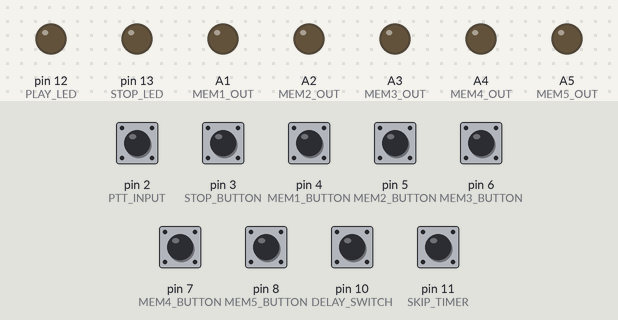
The sketch below on a simulated Arduino Uno, built with avr-gcc and run on an emulated ATmega328P. Parts: output pins drawn as LEDs (lit = HIGH). The inputs (shaded band) are chosen by the test bench; at power-on: pin 2 (PTT_INPUT), pin 3 (STOP_BUTTON), pin 4 (MEM1_BUTTON), pin 5 (MEM2_BUTTON), pin 6 (MEM3_BUTTON), pin 7 (MEM4_BUTTON), pin 8 (MEM5_BUTTON), pin 10 (DELAY_SWITCH), pin 11 (SKIP_TIMER) HIGH.

Above: at 1.2 s.
1.3 s: pin 3 (STOP_BUTTON) pulled LOW for 0.15 s
At 1.47 s:
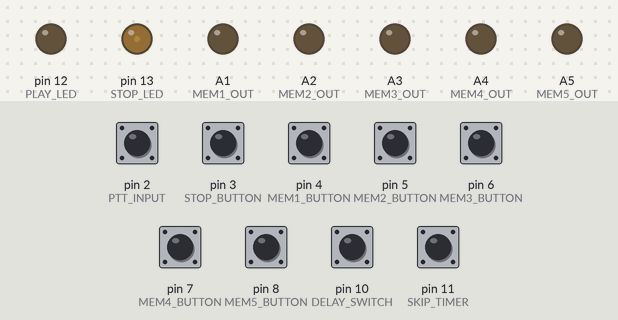
3.0 s: pin 4 (MEM1_BUTTON) pulled LOW for 0.15 s
At 3.9 s:
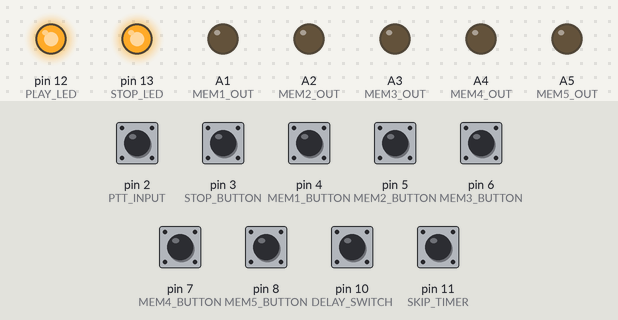
6.1 s: pin 5 (MEM2_BUTTON) pulled LOW for 0.15 s
At 9.16 s:
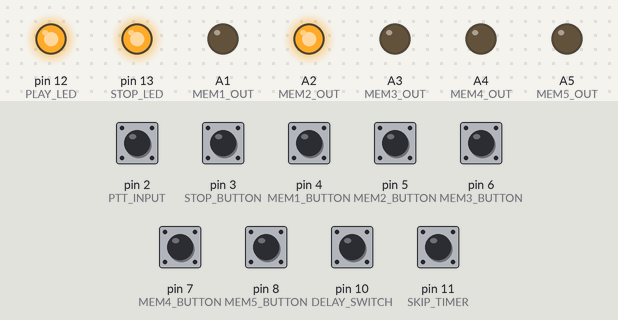
9.2 s: pin 3 (STOP_BUTTON) pulled LOW for 1 s
At 10.0 s:
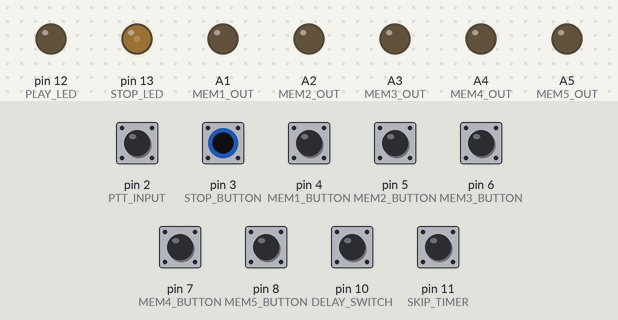
11.7 s: pin 6 (MEM3_BUTTON) pulled LOW for 0.15 s
At 14.76 s:
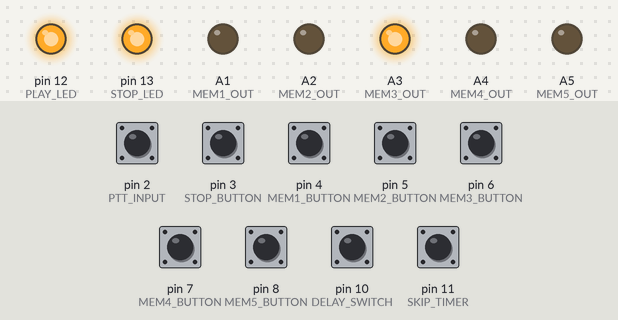
14.8 s: pin 7 (MEM4_BUTTON) pulled LOW for 0.15 s
At 17.86 s:
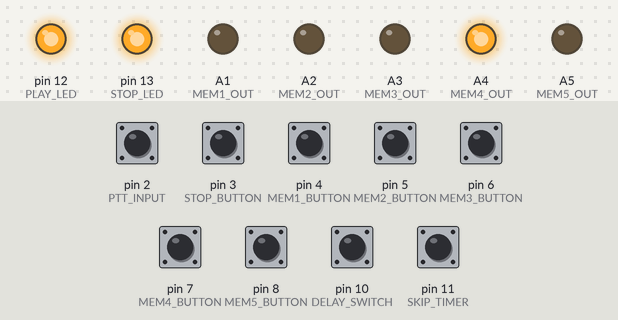
Timing chart, 0 to 18.9 s (numbered marks = the images above; inputs shaded):
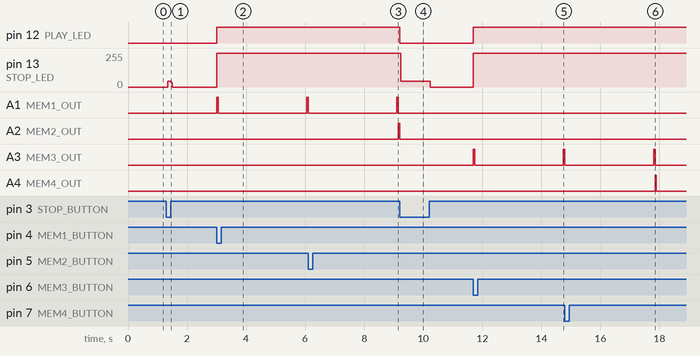

Measured:
- after the input at 1.3 s, pin 13 (STOP_LED): 0/255 → 42/255 at once, → 0/255 0.12 s later
- after the input at 3.0 s, pin 12 (PLAY_LED): LOW → HIGH at once; pin 13 (STOP_LED): 0/255 → 255/255 at once; A1 (MEM1_OUT): LOW → HIGH at once, → LOW 0.05 s later, → HIGH 3.0 s later
- after the input at 6.1 s, A2 (MEM2_OUT): LOW → HIGH after 3.1 s
- after the input at 9.2 s, pin 12 (PLAY_LED): HIGH → LOW at once; pin 13 (STOP_LED): 255/255 → 42/255 at once, → 0/255 1.0 s later
- after the input at 11.7 s, pin 12 (PLAY_LED): LOW → HIGH at once; pin 13 (STOP_LED): 0/255 → 255/255 at once; A3 (MEM3_OUT): LOW → HIGH at once, → LOW 0.05 s later, → HIGH 3.0 s later
- after the input at 14.8 s, A4 (MEM4_OUT): LOW → HIGH after 3.1 s, → LOW 0.05 s later

The sketch:

FH2-yaesu-mem-control.ino
```cpp
/****
 * READ BEFORE USE AND USE AT YOUR OWN RISK
 *
 * This device emulates yaesu FH2 external keyboard MEM buttons as automated voice keyes based on internal voice memories
 *
 * Compatible with every Yaesu RIG which uses TUN/LIN jack and MiniDIN PTT output
 *
 * For proper function disable any LAMP functions in Yaesu radio menu !!!!! For YAESU FT991A set Menu #141 Tuner to anything else but no LAMP
 *
 * See more info to FH2 keyboard emulation: https://github.com/rfrht/RFH-2/blob/master/RFH-2.pdf
 *
 * See included schematic diagram or fritzing sketch
 *
 * VY 73 de Tomas OM5AST
 */

// PTT input - negative logic
#define PTT_INPUT 2 // PTT input from radio

// STOP CQ button - interrupt input - negative logic
#define STOP_BUTTON 3 // STOP button

// Yaesu memory buttons - negative logic
#define MEM1_BUTTON 4 // MEM1 button
#define MEM2_BUTTON 5 // MEM2 button
#define MEM3_BUTTON 6 // MEM3 button
#define MEM4_BUTTON 7 // MEM4 button
#define MEM5_BUTTON 8 // MEM5 button

// delay swhitch - negative logic
#define DELAY_SWITCH 10 // delay 3000 or 5000 ms - if jumper is in then long / if no jumper then short

// skip timer jumper - negative logic - currently not in use
#define SKIP_TIMER 11 // skip timer - behave as normal FH2 keyboard

// Yaesu FH2 simulated output - negative logic
#define MEM1_OUT A1 // MEM1 - 866 OHM
#define MEM2_OUT A2 // MEM2 - 1330 OHM
#define MEM3_OUT A3 // MEM3 - 1820 OHM
#define MEM4_OUT A4 // MEM4 - 2490 OHM
#define MEM5_OUT A5 // MEM5 - 3240 OHM

// PLAY LED
#define PLAY_LED 12 // this LED is on when memory play is in progress

// STOP LED
#define STOP_LED 13 // this LED is on when STOP button has been pressed

// delay between messages - 3000ms
#define DELAY_BETWEEN_MESSAGES_SHORT 3000

// delay between messages - 5000ms
#define DELAY_BETWEEN_MESSAGES_LONG 5000

// initialize vars
bool button1Pressed = false;
bool button2Pressed = false;
bool button3Pressed = false;
bool button4Pressed = false;
bool button5Pressed = false;
bool alreadyStarted1Mem = false;
bool alreadyStarted2Mem = false;
bool alreadyStarted3Mem = false;
bool alreadyStarted4Mem = false;
bool alreadyStarted5Mem = false;

// button states
bool mem1state = HIGH;
bool mem2state = HIGH;
bool mem3state = HIGH;
bool mem4state = HIGH;
bool mem5state = HIGH;

// other states
bool pttState = HIGH;
bool skipTimerState = HIGH;

// delay
int delayTime = 0;

void setup(){

    // set buttons as input with pull-up
    pinMode(MEM1_BUTTON, INPUT_PULLUP);
    pinMode(MEM2_BUTTON, INPUT_PULLUP);
    pinMode(MEM3_BUTTON, INPUT_PULLUP);
    pinMode(MEM4_BUTTON, INPUT_PULLUP);
    pinMode(MEM5_BUTTON, INPUT_PULLUP);

    // set stop button as input with pull-up
    pinMode(STOP_BUTTON, INPUT_PULLUP);

    // set PTT as input with pull-up
    pinMode(PTT_INPUT, INPUT_PULLUP);

    // set delay switch jumper as input with pull-up
    pinMode(DELAY_SWITCH, INPUT_PULLUP);

    // set skip timer jumper as input with pull-up
    pinMode(SKIP_TIMER, INPUT_PULLUP);

    // set mem pins as outputs
    pinMode(MEM1_OUT, OUTPUT);
    pinMode(MEM2_OUT, OUTPUT);
    pinMode(MEM3_OUT, OUTPUT);
    pinMode(MEM4_OUT, OUTPUT);
    pinMode(MEM5_OUT, OUTPUT);

    // LEDs
    pinMode(STOP_LED, OUTPUT);
    pinMode(PLAY_LED, OUTPUT);

    // init buttons with FALSE
    digitalWrite(MEM1_OUT, LOW);
    digitalWrite(MEM2_OUT, LOW);
    digitalWrite(MEM3_OUT, LOW);
    digitalWrite(MEM4_OUT, LOW);
    digitalWrite(MEM5_OUT, LOW);

    // init LEDs
    digitalWrite(PLAY_LED, LOW);
    digitalWrite(STOP_LED, LOW);

    // assign STOP button interrupt
    attachInterrupt(digitalPinToInterrupt(STOP_BUTTON), stopButtonPressed, LOW);

    // check for delay setup on startup
    delayTime = (digitalRead(DELAY_SWITCH) ? DELAY_BETWEEN_MESSAGES_SHORT : DELAY_BETWEEN_MESSAGES_LONG);
 }

void loop() {

  // read buttons
  mem1state = digitalRead(MEM1_BUTTON);
  mem2state = digitalRead(MEM2_BUTTON);
  mem3state = digitalRead(MEM3_BUTTON);
  mem4state = digitalRead(MEM4_BUTTON);
  mem5state = digitalRead(MEM5_BUTTON);

  // read other inputs
  pttState = digitalRead(PTT_INPUT);
  skipTimerState = digitalRead(SKIP_TIMER); // currently not in use

  // emulate FH2 without timing functions
  if (skipTimerState == LOW) {

      // inputs passthru with negation
      digitalWrite(MEM1_OUT, !mem1state);
      digitalWrite(MEM2_OUT, !mem2state);
      digitalWrite(MEM3_OUT, !mem3state);
      digitalWrite(MEM4_OUT, !mem4state);
      digitalWrite(MEM5_OUT, !mem5state);
    return;
  }

  // why such a DRY pattern violation ? Simplified modification of code for those ham fellows who are not deeply involved to C language and datatypes/structures :-)

  if ((mem1state == LOW || button1Pressed) && pttState == HIGH)  // memory button pressed, but without PTT
    {
      button1Pressed = true;
      digitalWrite(LED_BUILTIN, HIGH);
      digitalWrite(PLAY_LED, HIGH);

      // check if first time play then delay
      if(alreadyStarted1Mem) {
        delay(delayTime);
      }
        alreadyStarted1Mem = true;
        playMemory(MEM1_OUT);
     }

  if ((mem2state == LOW || button2Pressed) && pttState == HIGH)  // memory button pressed, but without PTT
    {
      button2Pressed = true;
      digitalWrite(LED_BUILTIN, HIGH);
      digitalWrite(PLAY_LED, HIGH);

      // check if first time play then delay
      if(alreadyStarted2Mem) {
        delay(delayTime);
      }
        alreadyStarted2Mem = true;
        playMemory(MEM2_OUT);
     }

  if ((mem3state == LOW || button3Pressed) && pttState == HIGH)  // memory button pressed, but without PTT
    {
      button3Pressed = true;
      digitalWrite(LED_BUILTIN, HIGH);
      digitalWrite(PLAY_LED, HIGH);

      // check if first time play then delay
      if(alreadyStarted3Mem) {
        delay(delayTime);
      }
        alreadyStarted3Mem = true;
        playMemory(MEM3_OUT);
     }

  if ((mem4state == LOW || button4Pressed) && pttState == HIGH)  // memory button pressed, but without PTT
    {
      button4Pressed = true;
      digitalWrite(LED_BUILTIN, HIGH);
      digitalWrite(PLAY_LED, HIGH);

      // check if first time play then delay
      if(alreadyStarted4Mem) {
        delay(delayTime);
      }
        alreadyStarted4Mem = true;
        playMemory(MEM4_OUT);
     }


  if ((mem5state == LOW || button5Pressed) && pttState == HIGH)  // memory button pressed, but without PTT
    {
      button5Pressed = true;
      digitalWrite(LED_BUILTIN, HIGH);
      digitalWrite(PLAY_LED, HIGH);

      // check if first time play then delay
      if(alreadyStarted5Mem) {
        delay(delayTime);
      }
        alreadyStarted5Mem = true;
        playMemory(MEM5_OUT);
     }

  // check for PTT and stop memory play
  if (pttState == LOW) {
      stopMemory();
  }

}

// stop button interrupt
void stopButtonPressed(void) {
   button1Pressed = false; // no button pressed before
   button2Pressed = false;
   button3Pressed = false;
   button4Pressed = false;
   button5Pressed = false;
   alreadyStarted1Mem = false; // never started any memory
   alreadyStarted2Mem = false;
   alreadyStarted3Mem = false;
   alreadyStarted4Mem = false;
   alreadyStarted5Mem = false;
   stopMemory(); // stop memory play
   digitalWrite(STOP_LED, HIGH);
   digitalWrite(PLAY_LED, LOW);
   digitalWrite(LED_BUILTIN, LOW);
}

// play desired memory by memory constant
void playMemory(int memoryPosition) {
  digitalWrite(memoryPosition, HIGH);
  delay(50);
  stopMemory(); // stop all memories
}

// stop memory play - all memory pins to low
void stopMemory(void) {
  digitalWrite(MEM1_OUT, LOW);
  digitalWrite(MEM2_OUT, LOW);
  digitalWrite(MEM3_OUT, LOW);
  digitalWrite(MEM4_OUT, LOW);
  digitalWrite(MEM5_OUT, LOW);
  digitalWrite(PLAY_LED, LOW);
  digitalWrite(LED_BUILTIN, LOW);
}
```
